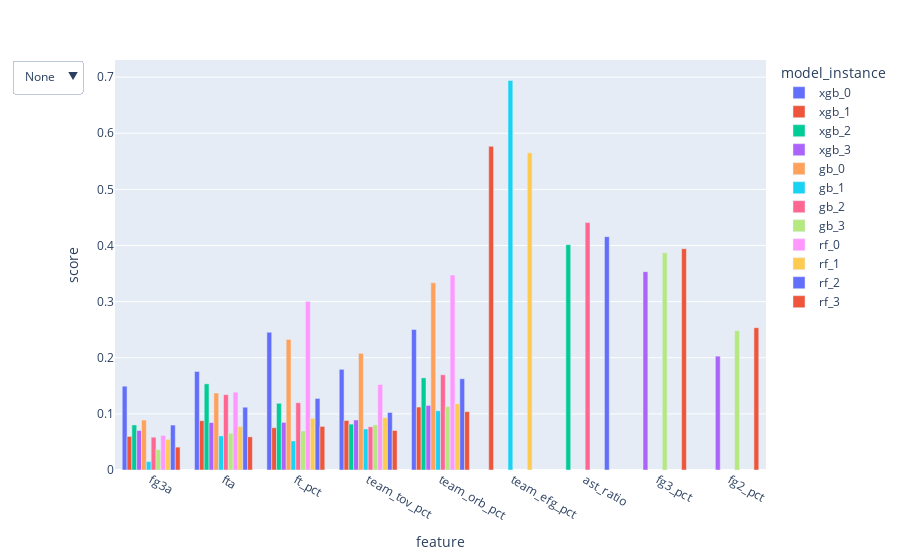

Notebook code for this chart:
### Markdown cell above
As we can see from the graph above, fg3a have a relatively low importance in the models. From the variables above, fg3a had the lowest median scores across models. To have more detail, we can also see by model instance how fg3a scored in each model.

### Code cell
box.feature_importance_chart_bar()

### Figure 1 — Plotly figure (JSON) as saved in the notebook; plotly's stock layout.template omitted (floating-point values rounded to 4 significant figures)
{"data": [{"alignmentgroup": "True", "hovertemplate": "model_instance=xgb_0<br>feature=%{x}<br>score=%{y}<extra></extra>", "legendgroup": "xgb_0", "marker": {"color": "#636efa", "pattern": {"shape": ""}}, "name": "xgb_0", "offsetgroup": "xgb_0", "orientation": "v", "showlegend": true, "textposition": "auto", "type": "bar", "x": ["fg3a", "fta", "ft_pct", "team_tov_pct", "team_orb_pct"], "xaxis": "x", "y": [0.1493, 0.1756, 0.2455, 0.1794, 0.2503], "yaxis": "y"}, {"alignmentgroup": "True", "hovertemplate": "model_instance=xgb_1<br>feature=%{x}<br>score=%{y}<extra></extra>", "legendgroup": "xgb_1", "marker": {"color": "#EF553B", "pattern": {"shape": ""}}, "name": "xgb_1", "offsetgroup": "xgb_1", "orientation": "v", "showlegend": true, "textposition": "auto", "type": "bar", "x": ["fg3a", "fta", "ft_pct", "team_tov_pct", "team_orb_pct", "team_efg_pct"], "xaxis": "x", "y": [0.05981, 0.08788, 0.07534, 0.0882, 0.1122, 0.5766], "yaxis": "y"}, {"alignmentgroup": "True", "hovertemplate": "model_instance=xgb_2<br>feature=%{x}<br>score=%{y}<extra></extra>", "legendgroup": "xgb_2", "marker": {"color": "#00cc96", "pattern": {"shape": ""}}, "name": "xgb_2", "offsetgroup": "xgb_2", "orientation": "v", "showlegend": true, "textposition": "auto", "type": "bar", "x": ["fg3a", "fta", "ft_pct", "team_tov_pct", "team_orb_pct", "ast_ratio"], "xaxis": "x", "y": [0.08024, 0.1535, 0.1188, 0.08176, 0.1642, 0.4015], "yaxis": "y"}, {"alignmentgroup": "True", "hovertemplate": "model_instance=xgb_3<br>feature=%{x}<br>score=%{y}<extra></extra>", "legendgroup": "xgb_3", "marker": {"color": "#ab63fa", "pattern": {"shape": ""}}, "name": "xgb_3", "offsetgroup": "xgb_3", "orientation": "v", "showlegend": true, "textposition": "auto", "type": "bar", "x": ["fg3a", "fta", "ft_pct", "team_tov_pct", "team_orb_pct", "fg3_pct", "fg2_pct"], "xaxis": "x", "y": [0.07034, 0.08454, 0.08479, 0.08907, 0.1151, 0.3534, 0.2028], "yaxis": "y"}, {"alignmentgroup": "True", "hovertemplate": "model_instance=gb_0<br>feature=%{x}<br>score=%{y}<extra></extra>", "legendgroup": "gb_0", "marker": {"color": "#FFA15A", "pattern": {"shape": ""}}, "name": "gb_0", "offsetgroup": "gb_0", "orientation": "v", "showlegend": true, "textposition": "auto", "type": "bar", "x": ["fg3a", "fta", "ft_pct", "team_tov_pct", "team_orb_pct"], "xaxis": "x", "y": [0.08901, 0.1371, 0.2326, 0.2079, 0.3334], "yaxis": "y"}, {"alignmentgroup": "True", "hovertemplate": "model_instance=gb_1<br>feature=%{x}<br>score=%{y}<extra></extra>", "legendgroup": "gb_1", "marker": {"color": "#19d3f3", "pattern": {"shape": ""}}, "name": "gb_1", "offsetgroup": "gb_1", "orientation": "v", "showlegend": true, "textposition": "auto", "type": "bar", "x": ["fg3a", "fta", "ft_pct", "team_tov_pct", "team_orb_pct", "team_efg_pct"], "xaxis": "x", "y": [0.01505, 0.06073, 0.05176, 0.07305, 0.1055, 0.6939], "yaxis": "y"}, {"alignmentgroup": "True", "hovertemplate": "model_instance=gb_2<br>feature=%{x}<br>score=%{y}<extra></extra>", "legendgroup": "gb_2", "marker": {"color": "#FF6692", "pattern": {"shape": ""}}, "name": "gb_2", "offsetgroup": "gb_2", "orientation": "v", "showlegend": true, "textposition": "auto", "type": "bar", "x": ["fg3a", "fta", "ft_pct", "team_tov_pct", "team_orb_pct", "ast_ratio"], "xaxis": "x", "y": [0.05846, 0.1343, 0.1199, 0.07699, 0.1696, 0.4408], "yaxis": "y"}, {"alignmentgroup": "True", "hovertemplate": "model_instance=gb_3<br>feature=%{x}<br>score=%{y}<extra></extra>", "legendgroup": "gb_3", "marker": {"color": "#B6E880", "pattern": {"shape": ""}}, "name": "gb_3", "offsetgroup": "gb_3", "orientation": "v", "showlegend": true, "textposition": "auto", "type": "bar", "x": ["fg3a", "fta", "ft_pct", "team_tov_pct", "team_orb_pct", "fg3_pct", "fg2_pct"], "xaxis": "x", "y": [0.03646, 0.0654, 0.06952, 0.08034, 0.1129, 0.387, 0.2483], "yaxis": "y"}, {"alignmentgroup": "True", "hovertemplate": "model_instance=rf_0<br>feature=%{x}<br>score=%{y}<extra></extra>", "legendgroup": "rf_0", "marker": {"color": "#FF97FF", "pattern": {"shape": ""}}, "name": "rf_0", "offsetgroup": "rf_0", "orientation": "v", "showlegend": true, "textposition": "auto", "type": "bar", "x": ["fg3a", "fta", "ft_pct", "team_tov_pct", "team_orb_pct"], "xaxis": "x", "y": [0.06157, 0.1386, 0.3003, 0.1523, 0.3472], "yaxis": "y"}, {"alignmentgroup": "True", "hovertemplate": "model_instance=rf_1<br>feature=%{x}<br>score=%{y}<extra></extra>", "legendgroup": "rf_1", "marker": {"color": "#FECB52", "pattern": {"shape": ""}}, "name": "rf_1", "offsetgroup": "rf_1", "orientation": "v", "showlegend": true, "textposition": "auto", "type": "bar", "x": ["fg3a", "fta", "ft_pct", "team_tov_pct", "team_orb_pct", "team_efg_pct"], "xaxis": "x", "y": [0.05454, 0.07738, 0.09193, 0.0931, 0.118, 0.565], "yaxis": "y"}, {"alignmentgroup": "True", "hovertemplate": "model_instance=rf_2<br>feature=%{x}<br>score=%{y}<extra></extra>", "legendgroup": "rf_2", "marker": {"color": "#636efa", "pattern": {"shape": ""}}, "name": "rf_2", "offsetgroup": "rf_2", "orientation": "v", "showlegend": true, "textposition": "auto", "type": "bar", "x": ["fg3a", "fta", "ft_pct", "team_tov_pct", "team_orb_pct", "ast_ratio"], "xaxis": "x", "y": [0.08005, 0.1119, 0.1275, 0.1024, 0.1625, 0.4157], "yaxis": "y"}, {"alignmentgroup": "True", "hovertemplate": "model_instance=rf_3<br>feature=%{x}<br>score=%{y}<extra></extra>", "legendgroup": "rf_3", "marker": {"color": "#EF553B", "pattern": {"shape": ""}}, "name": "rf_3", "offsetgroup": "rf_3", "orientation": "v", "showlegend": true, "textposition": "auto", "type": "bar", "x": ["fg3a", "fta", "ft_pct", "team_tov_pct", "team_orb_pct", "fg3_pct", "fg2_pct"], "xaxis": "x", "y": [0.0408, 0.05912, 0.07771, 0.07038, 0.1041, 0.3944, 0.2536], "yaxis": "y"}], "layout": {"barmode": "group", "legend": {"title": {"text": "model_instance"}, "tracegroupgap": 0}, "margin": {"t": 60}, "updatemenus": [{"active": 0, "buttons": [{"args": [{"visible": [true]}, {"title": "ALL"}], "label": "None", "method": "update"}, {"args": [{"visible": [true, true, true, true, false, false, false, false, false, false, false, false]}, {"title": "xgb"}], "label": "xgb", "method": "update"}, {"args": [{"visible": [false, false, false, false, true, true, true, true, false, false, false, false]}, {"title": "gb"}], "label": "gb", "method": "update"}, {"args": [{"visible": [false, false, false, false, false, false, false, false, true, true, true, true]}, {"title": "rf"}], "label": "rf", "method": "update"}]}], "xaxis": {"anchor": "y", "domain": [0, 1], "title": {"text": "feature"}}, "yaxis": {"anchor": "x", "domain": [0, 1], "title": {"text": "score"}}}}
